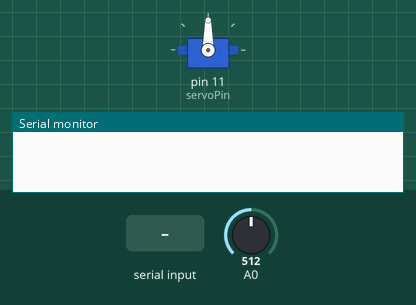
Simulated run of this sketch. Board: Arduino Mega 2560, built with avr-gcc and run on an emulated ATmega2560. Parts: servo, the last lines printed to the serial monitor. Inputs (shaded band) come from the test bench; at power-on: A0 = 512.

Above: at 1.2 s.
1.3 s: "1" received over the second serial link
At 3.2 s:
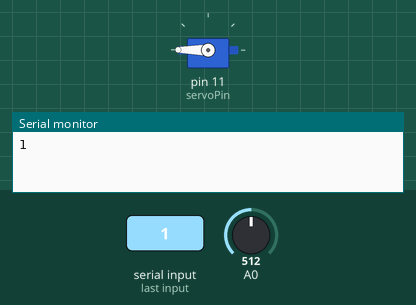
3.5 s: "0" received over the second serial link
At 4.8 s:
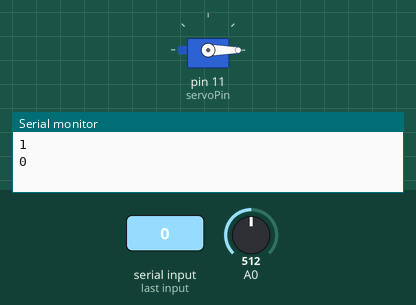
Timing chart, 0 to 6.5 s (numbered marks = the images above; inputs shaded):
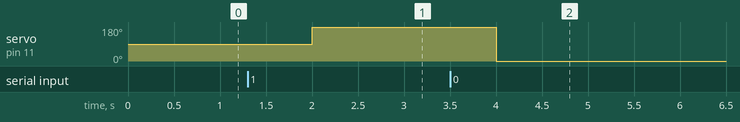

The sketch:

slave.ino
```cpp
#include <SoftwareSerial.h>
#include <Servo.h>

Servo myServo;
int servoPin = 11;

void servo_control();
void alert_water();


void setup() {
  Serial.begin(38400);
  Serial1.begin(38400);
  myServo.attach(servoPin);
}

void loop() {
  servo_control();
  alert_water();

}

void servo_control(){
  int angle;
  if(Serial1.available()){
  char buf = Serial1.read();

  if(buf == '1')
    {
     Serial.println("1");

    angle=180;
    myServo.write(angle);

  }

   else if(buf == '0')
{
    Serial.println("0");
    angle=0;
    myServo.write(angle);
      }
  }
}

void alert_water(){
  analogRead(A0);
  int a = analogRead(A0);
  if (a>620){
    Serial1.write('0');
  }
  else{
    Serial1.write('1');
    }
  delay(1000);
}
```

Measured:
- after the input at 1.3 s, servo on pin 11 (servoPin): 90° → 180° after 0.70 s
- after the input at 3.5 s, servo on pin 11 (servoPin): 180° → 0° after 0.50 s
